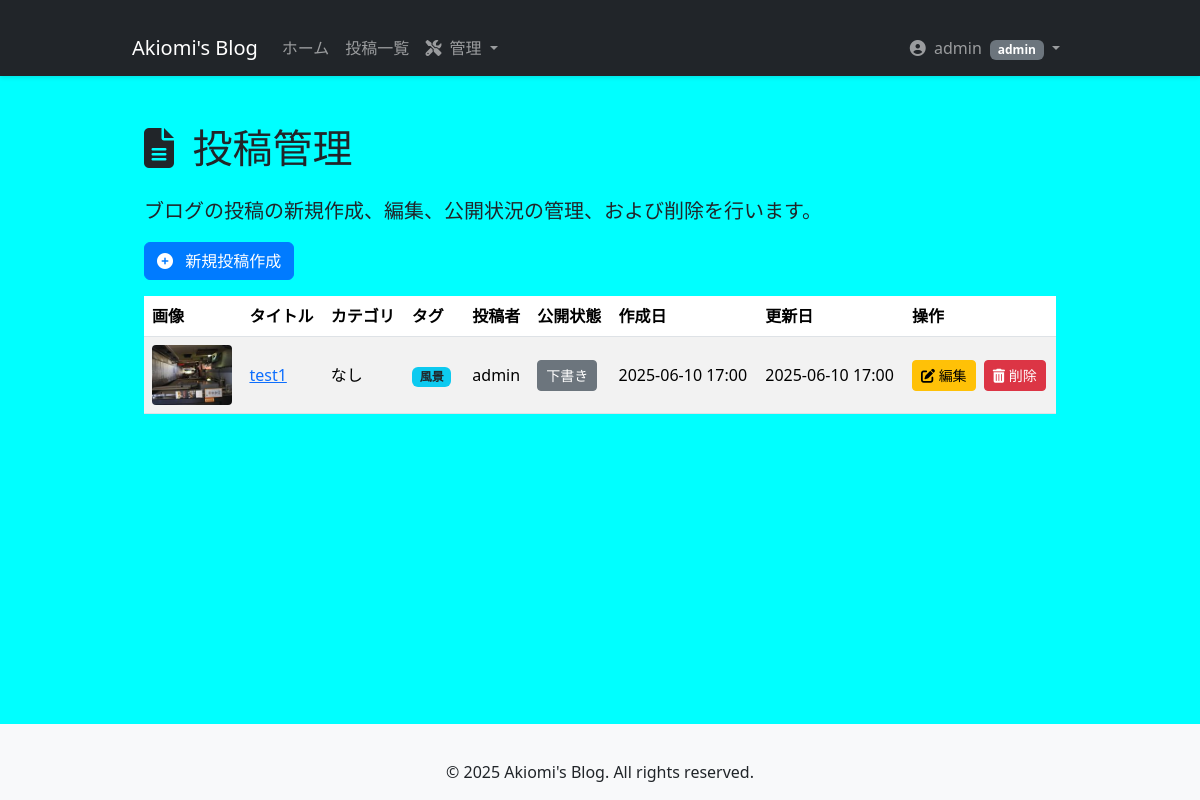
/admin/posts (signed in), run on the app's committed database.
### app/models.py (models this page shows, shortened)
class User(UserMixin, db.Model):
    __tablename__ = 'user'
    id = db.Column(UUIDType(binary=False), primary_key=True, default=uuid.uuid4)
    username = db.Column(db.String(64), unique=True, nullable=False)
    email = db.Column(db.String(120), unique=True, nullable=False)
    password_hash = db.Column(db.String(256), nullable=False)
    role_id = db.Column(db.Integer, db.ForeignKey('role.id'), nullable=True)
    created_at = db.Column(db.DateTime, default=lambda: datetime.now(pytz.utc), nullable=False)
    updated_at = db.Column(db.DateTime, default=lambda: datetime.now(pytz.utc), onupdate=lambda: datetime.now(pytz.utc), nullable=False)
    role = relationship('Role', backref=db.backref('users', lazy='dynamic'))
    posts = relationship('Post', backref='posted_by', lazy='dynamic', cascade='all, delete-orphan')
    categories = relationship('Category', backref='user', lazy='dynamic', cascade='all, delete-orphan')
    tags = relationship('Tag', backref='user', lazy='dynamic', cascade='all, delete-orphan')
    uploaded_images = relationship('Image', back_populates='uploader', lazy='dynamic', cascade='all, delete-orphan')
    comments = relationship('Comment', backref='comment_author', lazy='dynamic', cascade='all, delete-orphan')
    @property
    def is_admin(self):
        return self.has_role('admin')
    def has_role(self, role_name):
        return self.role is not None and self.role.name == role_name

class Role(db.Model):
    __tablename__ = 'role'
    id = db.Column(db.Integer, primary_key=True)
    name = db.Column(db.String(64), unique=True, nullable=False)
    description = db.Column(db.String(256), nullable=True)

class Post(db.Model):
    __tablename__ = 'post'
    id = db.Column(UUIDType(binary=False), primary_key=True, default=uuid.uuid4)
    title = db.Column(db.String(256), nullable=False)
    body = db.Column(db.Text, nullable=False)
    created_at = db.Column(db.DateTime, default=lambda: datetime.now(pytz.utc), nullable=False)
    updated_at = db.Column(db.DateTime, default=lambda: datetime.now(pytz.utc), onupdate=lambda: datetime.now(pytz.utc), nullable=False)
    is_published = db.Column(db.Boolean, default=False, nullable=False)
    user_id = db.Column(UUIDType(binary=False), db.ForeignKey('user.id'), nullable=False) # 投稿者
    category_id = db.Column(UUIDType(binary=False), db.ForeignKey('category.id'), nullable=True) # 所属カテゴリ (オプション)
    main_image_id = db.Column(UUIDType(binary=False), db.ForeignKey('image.id'), unique=True, nullable=True)
    main_image = relationship(
        'Image',
        backref=db.backref('post_as_main_image', uselist=False), # uselist=False で一対一を明示
        foreign_keys=[main_image_id], # main_image_id を参照
        post_update=True # 循環参照の警告回避のため
    )
    images = relationship(
        'Image',
        primaryjoin="Post.id == Image.post_id", # このPostのIDがImageのpost_idと一致
        back_populates='post', # Imageモデルの'post'リレーションシップと結合
        foreign_keys=[Image.post_id], # Image.post_idを外部キーとして指定
        cascade='all, delete-orphan' # Postが削除されたら関連する埋め込み画像も削除
    )
    tags = relationship('Tag', secondary=post_tags, backref=db.backref('posts', lazy='dynamic'))
    additional_images = relationship(
        'Image',
        secondary=post_additional_images, # 上部で定義した結合テーブルの名前を指定
        backref=db.backref('posts_as_additional_image', lazy='dynamic')
    )
    comments = relationship('Comment', backref='post', lazy='dynamic', cascade='all, delete-orphan')

class Image(db.Model):
    __tablename__ = 'image'
    id = db.Column(UUIDType(binary=False), primary_key=True, default=uuid.uuid4)
    original_filename = db.Column(db.String(255), nullable=False)
    unique_filename = db.Column(db.String(255), unique=True, nullable=False)
    thumbnail_filename = db.Column(db.String(255), nullable=True)
    filepath = db.Column(db.String(500), nullable=False) # サーバ上の絶対パスまたは相対パス（推奨）
    thumbnail_filepath = db.Column(db.String(500), nullable=True) # サーバ上の絶対パスまたは相対パス（推奨）
    uploaded_at = db.Column(db.DateTime, default=lambda: datetime.now(pytz.utc))
    user_id = db.Column(UUIDType(binary=False), db.ForeignKey('user.id'), nullable=False)
    is_main_image = db.Column(db.Boolean, default=False)
    alt_text = db.Column(db.String(255), nullable=True)
    post_id = db.Column(UUIDType(binary=False), db.ForeignKey('post.id'), nullable=True)
    uploader = relationship('User', back_populates='uploaded_images')
    post = relationship('Post', back_populates='images', foreign_keys=[post_id])
    @property
    def thumbnail_url(self):
        if self.thumbnail_filename:
            if current_app:
                return url_for('static', filename=f'uploads/thumbnails/{self.thumbnail_filename}')
            return f'/static/uploads/thumbnails/{self.thumbnail_filename}'
        return None

class Tag(db.Model):
    __tablename__ = 'tag'
    id = db.Column(UUIDType(binary=False), primary_key=True, default=uuid.uuid4)
    name = db.Column(db.String(64), nullable=False)
    slug = db.Column(db.String(64), nullable=False)
    created_at = db.Column(db.DateTime, default=lambda: datetime.now(pytz.utc), nullable=False)
    updated_at = db.Column(db.DateTime, default=lambda: datetime.now(pytz.utc), onupdate=lambda: datetime.now(pytz.utc), nullable=False)
    user_id = db.Column(UUIDType(binary=False), db.ForeignKey('user.id'), nullable=False)
    __table_args__ = (UniqueConstraint('name', 'user_id', name='_tag_name_user_id_uc'),
                      UniqueConstraint('slug', 'user_id', name='_tag_slug_user_id_uc'))

### app/admin/routes.py (the view)
@admin_bp.route('/posts')
@login_required
def list_posts():
    if not current_user.is_admin and not current_user.is_editor:
        flash('管理者または編集者権限が必要です。', 'danger')
        return redirect(url_for('home.index'))
    posts = Post.query.all()
    return render_template('posts/list_posts.html', posts=posts)

### app/admin/templates/posts/list_posts.html (shortened to what this page needs)
{% extends "base.html" %}
{% block content %}
<div class="container mt-4">
    <h1 class="mb-4"><i class="fas fa-file-alt me-2"></i> 投稿管理</h1>
    <p class="lead">ブログの投稿の新規作成、編集、公開状況の管理、および削除を行います。</p>
    <div class="mb-3">
        <a href="{{ url_for('admin.new_post') }}" class="btn btn-primary"><i class="fas fa-plus-circle me-2"></i> 新規投稿作成</a>
    </div>
    <div class="table-responsive">
        <table class="table table-hover table-striped align-middle">
            <thead>
                <tr>
                    <th>画像</th>
                    <th>タイトル</th>
                    <th>カテゴリ</th>
                    <th>タグ</th>
                    <th>投稿者</th>
                    <th>公開状態</th>
                    <th>作成日</th>
                    <th>更新日</th>
                    <th>操作</th>
                </tr>
            </thead>
            <tbody>
                {% for post in posts %}
                <tr>
                    <td>
                        {% if post.main_image and post.main_image.thumbnail_url %}
                            <img src="{{ post.main_image.thumbnail_url }}"
                                 alt="{{ post.title }}"
                                 class="post-thumbnail">
                        {% else %}
                            <div class="no-image-placeholder">
                                No Image
                            </div>
                        {% endif %}
                    </td>
                    <td><a href="{{ url_for('home.post_detail', post_id=post.id) }}">{{ post.title }}</a></td>
                    <td>{{ post.category.name if post.category else 'なし' }}</td>
                    <td>
                        {% for tag in post.tags %}
                            <span class="badge bg-info text-dark me-1">{{ tag.name }}</span>
                        {% endfor %}
                    </td>
                    <td>{{ post.posted_by.username if post.posted_by else '不明' }}</td>
                    <td>
                        <form action="{{ url_for('admin.toggle_publish', post_id=post.id) }}" method="POST" class="d-inline">
                            <button type="submit" class="btn btn-sm {% if post.is_published %}btn-success{% else %}btn-secondary{% endif %}">
                                {% if post.is_published %}公開中{% else %}下書き{% endif %}
                            </button>
                        </form>
                    </td>
                    <td>{{ post.created_at.strftime('%Y-%m-%d %H:%M') }}</td>
                    <td>{{ post.updated_at.strftime('%Y-%m-%d %H:%M') }}</td>
                    <td>
                        <a href="{{ url_for('admin.edit_post', post_id=post.id) }}" class="btn btn-sm btn-warning me-1"><i class="fas fa-edit"></i> 編集</a>
                        <form action="{{ url_for('admin.delete_post', post_id=post.id) }}" method="POST" class="d-inline" onsubmit="return confirm('本当にこの投稿を削除しますか？');">
                            <button type="submit" class="btn btn-sm btn-danger"><i class="fas fa-trash-alt"></i> 削除</button>
                        </form>
                    </td>
                </tr>
                {% endfor %}
            </tbody>
        </table>
    </div>
</div>
{% endblock %}

### app/templates/base.html (shortened to what this page needs)
<!doctype html>
<html lang="ja">
<head>
    <link href="https://cdn.jsdelivr.net/npm/bootstrap@5.3.3/dist/css/bootstrap.min.css"
             rel="stylesheet"
>
    <link rel="stylesheet" href="https://cdnjs.cloudflare.com/ajax/libs/font-awesome/6.5.2/css/all.min.css"
 />
    <link rel="stylesheet" href="{{ url_for('static', filename='css/style.css') }}">
</head>
<body class="d-flex flex-column min-vh-100">
    <nav class="navbar navbar-expand-lg navbar-dark bg-dark">
        <div class="container">
            <a class="navbar-brand" href="{{ url_for('home.index') }}">Akiomi's Blog</a>
            <div class="collapse navbar-collapse" id="navbarNav">
                <ul class="navbar-nav me-auto mb-2 mb-lg-0">
                    <li class="nav-item">
                        <a class="nav-link" href="{{ url_for('home.index') }}">ホーム</a>
                    </li>
                    <li class="nav-item">
                        <a class="nav-link" href="{{ url_for('public_posts.list_posts') }}">投稿一覧</a>
                    </li>
                    {% if current_user.is_authenticated and current_user.role and current_user.role.name == 'admin' %}
                    <li class="nav-item dropdown">
                        <a class="nav-link dropdown-toggle" href="#" id="adminNavbarDropdown" role="button" data-bs-toggle="dropdown" aria-expanded="false">
                            <i class="fas fa-tools me-1"></i> 管理
                        </a>
                    </li>
                    {% endif %}
                </ul>
                <ul class="navbar-nav ms-auto">
                    {% if current_user.is_authenticated %}
                        <li class="nav-item dropdown">
                            <a class="nav-link dropdown-toggle" href="#" id="navbarDropdown" role="button" data-bs-toggle="dropdown" aria-expanded="false">
                                <i class="fas fa-user-circle me-1"></i>
                                {{ current_user.username }}
                                {% if current_user.role %}
                                    <span class="badge bg-secondary ms-1">{{ current_user.role.name }}</span>
                                {% endif %}
                            </a>
                        </li>
                    {% endif %}
                </ul>
            </div>
        </div>
    </nav>
    <main class="flex-grow-1 container mt-4">
        {% block content %}{% endblock %}
    </main>
    <footer class="bg-light py-3 mt-auto">
        <div class="container text-center">
            <p class="mb-0">&copy; {{ current_year }} Akiomi's Blog. All rights reserved.</p>
        </div>
    </footer>
</body>
</html>

### static/css/style.css (style rules this page uses)
body { background-color: #00ffff; font-family: 'Segoe UI', Tahoma, Geneva, Verdana, sans-serif; }
.navbar { box-shadow: 0 2px 4px rgba(0,0,0,.1); }
.container { max-width: 960px; margin-top: 20px; }
.btn-primary { background-color: #007bff; border-color: #007bff; }

### app/admin/templates/posts/list_posts.html (style rules this page uses)
.post-thumbnail { width: 80px; height: 60px; object-fit: cover; border-radius: 4px; }

### data on the page
User: username "admin"
Role: role.name "admin"
Post: main_image.thumbnail_url (picture), title "test1", category "なし", posted_by "admin", is_published "下書き", created_at "2025-06-10 17:00", updated_at "2025-06-10 17:00"
Tag: name "風景"
